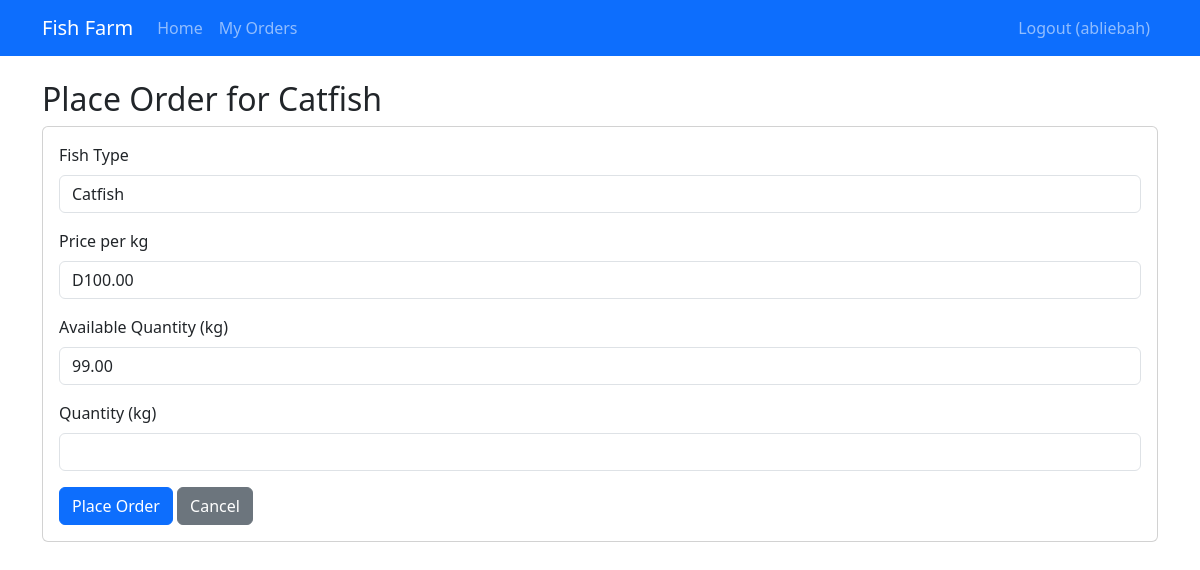
Before: /order.php?fish_id=1 (signed in) with the older database file.
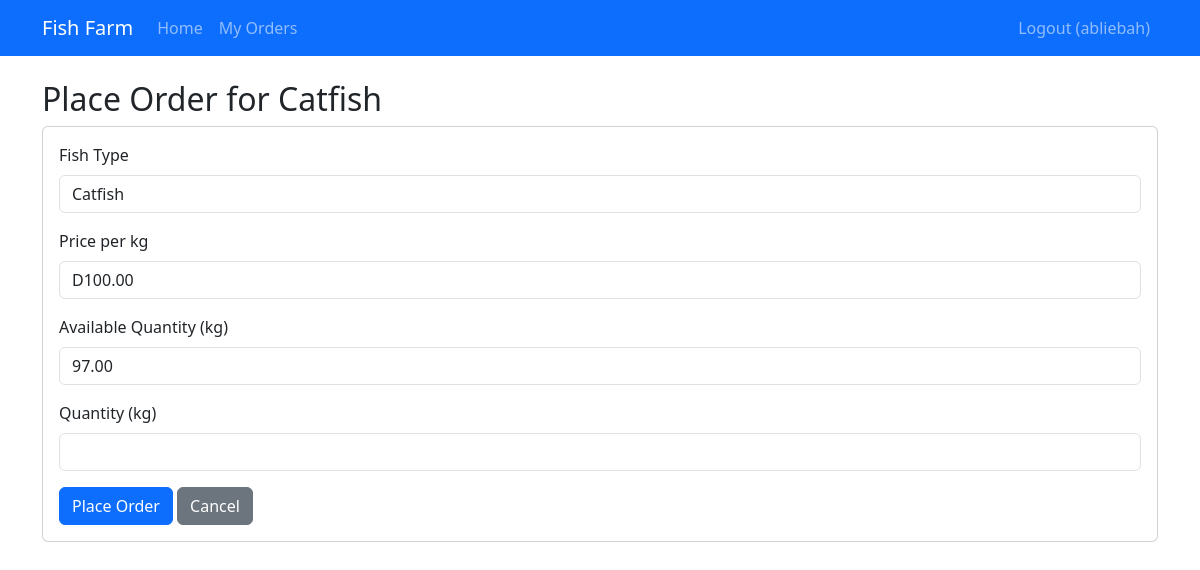
After: the same page with the newer database file.
### tables this page shows
CREATE TABLE `inventory` (
  `id` int(11) NOT NULL,
  `fish_type_id` int(11) NOT NULL,
  `quantity_kg` decimal(10,2) NOT NULL,
  `last_updated` timestamp NOT NULL DEFAULT current_timestamp() ON UPDATE current_timestamp()
);

### functions.php (called while the page is built, shortened)
<?php
require_once 'config.php';
function getFishTypeById($id)
{
    global $pdo;
    $stmt = $pdo->prepare("SELECT * FROM fish_types WHERE id = ?");
    $stmt->execute([$id]);
    return $stmt->fetch();
}
function getInventory()
{
    global $pdo;
    $stmt = $pdo->query("SELECT i.*, f.name, f.price_per_kg FROM inventory i JOIN fish_types f ON i.fish_type_id = f.id");
    return $stmt->fetchAll();
}

### order.php (the view, shortened to what this page needs)
<?php
require_once 'auth.php';
require_once 'functions.php';
$fishId = $_GET['fish_id'];
$fish = getFishTypeById($fishId);
$inventory = getInventory();
$available = 0;
foreach ($inventory as $item) {
    if ($item['fish_type_id'] == $fishId) {
        $available = $item['quantity_kg'];
        break;
    }
}
?>
<!DOCTYPE html>
<html lang="en">
<head>
    <link href="https://cdn.jsdelivr.net/npm/bootstrap@5.3.0/dist/css/bootstrap.min.css" rel="stylesheet">
</head>
<body>
    <nav class="navbar navbar-expand-lg navbar-dark bg-primary">
        <div class="container">
            <a class="navbar-brand" href="#">Fish Farm</a>
            <div class="collapse navbar-collapse" id="navbarNav">
                <ul class="navbar-nav me-auto">
                    <li class="nav-item">
                        <a class="nav-link" href="index.php">Home</a>
                    </li>
                    <li class="nav-item">
                        <a class="nav-link" href="orders.php">My Orders</a>
                    </li>
                </ul>
                <ul class="navbar-nav">
                    <li class="nav-item">
                        <a class="nav-link" href="logout.php">Logout (<?= htmlspecialchars($_SESSION['username']) ?>)</a>
                    </li>
                </ul>
            </div>
        </div>
    </nav>
    <div class="container mt-4">
        <h2>Place Order for <?= htmlspecialchars($fish['name']) ?></h2>
        <div class="card">
            <div class="card-body">
                <form method="POST">
                    <div class="mb-3">
                        <label for="fishName" class="form-label">Fish Type</label>
                        <input type="text" class="form-control" id="fishName" value="<?= htmlspecialchars($fish['name']) ?>" readonly>
                    </div>
                    <div class="mb-3">
                        <label for="price" class="form-label">Price per kg</label>
                        <input type="text" class="form-control" id="price" value="D<?= number_format($fish['price_per_kg'], 2) ?>" readonly>
                    </div>
                    <div class="mb-3">
                        <label for="available" class="form-label">Available Quantity (kg)</label>
                        <input type="text" class="form-control" id="available" value="<?= number_format($available, 2) ?>" readonly>
                    </div>
                    <div class="mb-3">
                        <label for="quantity" class="form-label">Quantity (kg)</label>
                        <input type="number" step="0.1" min="0.1" max="<?= $available ?>" class="form-control" id="quantity" name="quantity" required>
                    </div>
                    <button type="submit" class="btn btn-primary">Place Order</button>
                    <a href="index.php" class="btn btn-secondary">Cancel</a>
                </form>
            </div>
        </div>
    </div>
</body>
</html>

Changed rows visible on the page:
changed inventory: quantity_kg "99.00" → "97.00"
